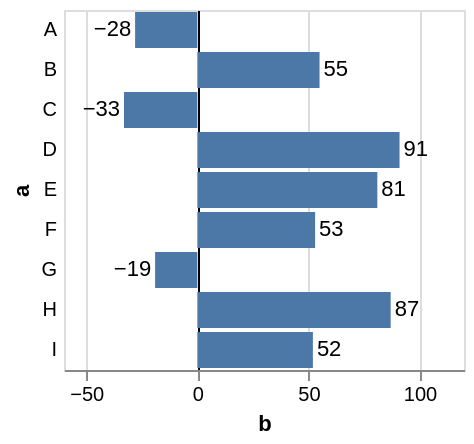

The Vega-Lite source for this figure:
### Vega specification from a JSON file in a GitHub repository (floating-point values rounded to 4 significant figures)
{"$schema": "https://vega.github.io/schema/vega/v5.json", "description": "A bar chart with negative values. We can hide the axis domain line, and instead use a conditional grid color to draw a zero baseline.", "background": "white", "padding": 5, "width": 200, "style": "cell", "data": [{"name": "source_0", "values": [{"a": "A", "b": -28}, {"a": "B", "b": 55}, {"a": "C", "b": -33}, {"a": "D", "b": 91}, {"a": "E", "b": 81}, {"a": "F", "b": 53}, {"a": "G", "b": -19}, {"a": "H", "b": 87}, {"a": "I", "b": 52}]}, {"name": "data_1", "source": "source_0", "transform": [{"type": "stack", "groupby": ["a"], "field": "b", "sort": {"field": [], "order": []}, "as": ["b_start", "b_end"], "offset": "zero"}, {"type": "filter", "expr": "isValid(datum[\"b\"]) && isFinite(+datum[\"b\"])"}]}, {"name": "data_2", "source": "source_0", "transform": [{"type": "filter", "expr": "isValid(datum[\"b\"]) && isFinite(+datum[\"b\"])"}]}], "signals": [{"name": "y_step", "value": 20}, {"name": "height", "update": "bandspace(domain('y').length, 0.1, 0.05) * y_step"}], "marks": [{"name": "layer_0_marks", "type": "rect", "style": ["bar"], "from": {"data": "data_1"}, "encode": {"update": {"fill": {"value": "#4c78a8"}, "ariaRoleDescription": {"value": "bar"}, "description": {"signal": "\"b: \" + (format(datum[\"b\"], \"\")) + \"; a: \" + (isValid(datum[\"a\"]) ? datum[\"a\"] : \"\"+datum[\"a\"])"}, "x": {"scale": "x", "field": "b_end"}, "x2": {"scale": "x", "field": "b_start"}, "y": {"scale": "y", "field": "a"}, "height": {"signal": "max(0.25, bandwidth('y'))"}}}}, {"name": "layer_1_marks", "type": "text", "style": ["text"], "from": {"data": "data_2"}, "encode": {"update": {"align": {"signal": "datum.b < 0 ? 'right' : 'left'"}, "dx": {"signal": "datum.b < 0 ? -2 : 2"}, "fill": {"value": "black"}, "description": {"signal": "\"b: \" + (format(datum[\"b\"], \"\")) + \"; a: \" + (isValid(datum[\"a\"]) ? datum[\"a\"] : \"\"+datum[\"a\"])"}, "x": {"scale": "x", "field": "b"}, "y": {"scale": "y", "field": "a", "band": 0.5}, "text": {"signal": "format(datum[\"b\"], \"\")"}, "baseline": {"value": "middle"}}}}], "scales": [{"name": "x", "type": "linear", "domain": {"fields": [{"data": "data_1", "field": "b_start"}, {"data": "data_1", "field": "b_end"}, {"data": "data_2", "field": "b"}]}, "range": [0, {"signal": "width"}], "padding": 20, "nice": true, "zero": true}, {"name": "y", "type": "band", "domain": {"fields": [{"data": "data_1", "field": "a"}, {"data": "data_2", "field": "a"}], "sort": true}, "range": {"step": {"signal": "y_step"}}, "paddingInner": 0.1, "paddingOuter": 0.05}], "axes": [{"scale": "x", "orient": "bottom", "gridScale": "y", "grid": true, "tickCount": {"signal": "ceil(width/40)"}, "encode": {"grid": {"update": {"stroke": [{"test": "datum.value === 0", "value": "black"}, {"value": "#ddd"}]}}}, "domain": false, "labels": false, "aria": false, "maxExtent": 0, "minExtent": 0, "ticks": false, "zindex": 0}, {"scale": "x", "orient": "bottom", "grid": false, "title": "b", "labelFlush": true, "labelOverlap": true, "tickCount": {"signal": "ceil(width/40)"}, "zindex": 0}, {"scale": "y", "orient": "left", "grid": false, "title": "a", "domain": false, "labelAngle": 0, "labelPadding": 4, "ticks": false, "labelAlign": "right", "zindex": 0}]}
